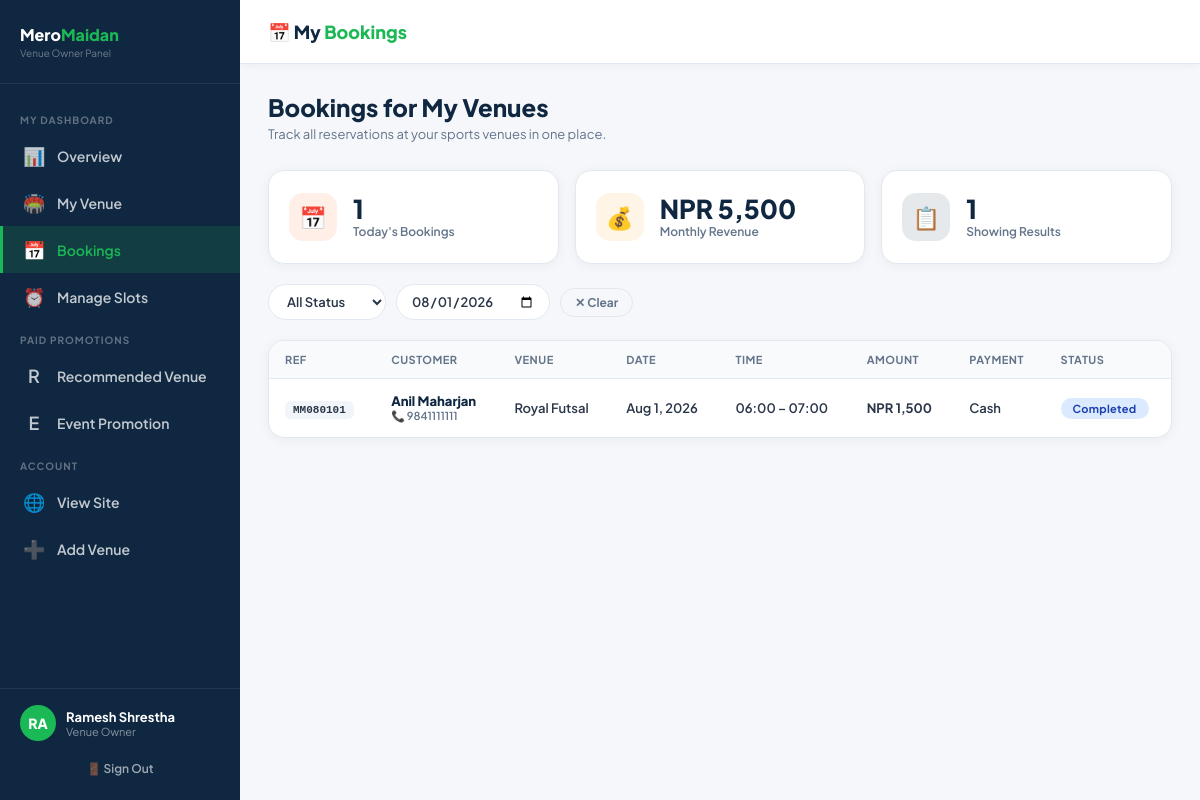
/owner/bookings.php?date=2026-08-01 (signed in), run on the app's committed database.
### tables this page shows
CREATE TABLE `bookings` (
  `id` int(11) NOT NULL AUTO_INCREMENT,
  `venue_id` int(11) NOT NULL,
  `player_id` int(11) DEFAULT NULL,
  `customer_name` varchar(200) NOT NULL,
  `customer_phone` varchar(20) NOT NULL,
  `customer_email` varchar(200) DEFAULT NULL,
  `booking_date` date NOT NULL,
  `start_time` time NOT NULL,
  `end_time` time NOT NULL,
  `base_price` decimal(10,2) DEFAULT NULL,
  `coupon_id` bigint(20) DEFAULT NULL,
  `coupon_code` varchar(50) DEFAULT NULL,
  `discount_amount` decimal(10,2) NOT NULL DEFAULT 0.00,
  `fees_amount` decimal(10,2) NOT NULL DEFAULT 0.00,
  `tax_amount` decimal(10,2) NOT NULL DEFAULT 0.00,
  `total_price` decimal(10,2) NOT NULL,
  `status` enum('pending','confirmed','cancelled','completed','checked_in','in_progress','no_show') DEFAULT 'confirmed',
  `payment_method` enum('cash','esewa','khalti','card') DEFAULT 'cash',
  `notes` text DEFAULT NULL,
  `booking_ref` varchar(20) DEFAULT NULL,
  `created_at` timestamp NOT NULL DEFAULT current_timestamp(),
  PRIMARY KEY (`id`),
  UNIQUE KEY `booking_ref` (`booking_ref`),
  KEY `venue_id` (`venue_id`),
  KEY `player_id` (`player_id`),
  CONSTRAINT `bookings_ibfk_1` FOREIGN KEY (`venue_id`) REFERENCES `venues` (`id`) ON DELETE CASCADE,
  CONSTRAINT `bookings_ibfk_2` FOREIGN KEY (`player_id`) REFERENCES `players` (`id`) ON DELETE SET NULL
);

CREATE TABLE `venues` (
  `id` int(11) NOT NULL AUTO_INCREMENT,
  `owner_id` int(11) DEFAULT NULL,
  `name` varchar(200) NOT NULL,
  `slug` varchar(200) NOT NULL,
  `sport_type` enum('Football','Futsal','Cricket','Cricsal','Multi-Sport') NOT NULL DEFAULT 'Futsal',
  `address` text NOT NULL,
  `city` varchar(100) NOT NULL DEFAULT 'Kathmandu',
  `district` varchar(100) NOT NULL DEFAULT 'Kathmandu',
  `lat` decimal(10,8) DEFAULT NULL,
  `lng` decimal(11,8) DEFAULT NULL,
  `description` text DEFAULT NULL,
  `amenities` longtext DEFAULT NULL CHECK (json_valid(`amenities`)),
  `images` longtext DEFAULT NULL CHECK (json_valid(`images`)),
  `cover_image` varchar(500) DEFAULT NULL,
  `open_time` time DEFAULT '06:00:00',
  `close_time` time DEFAULT '22:00:00',
  `price_per_hour` decimal(10,2) NOT NULL DEFAULT 1000.00,
  `capacity` varchar(50) DEFAULT '5-a-side',
  `status` enum('pending','active','suspended') DEFAULT 'pending',
  `created_at` timestamp NOT NULL DEFAULT current_timestamp(),
  PRIMARY KEY (`id`),
  UNIQUE KEY `slug` (`slug`),
  KEY `owner_id` (`owner_id`),
  CONSTRAINT `venues_ibfk_1` FOREIGN KEY (`owner_id`) REFERENCES `venue_owners` (`id`) ON DELETE SET NULL
);

### owner/bookings.php (the view, shortened to what this page needs)
<?php
$db = getDB();
$ownerId = $_SESSION['owner_id'];
$stmt = $db->prepare("SELECT * FROM venues WHERE owner_id=:oid ORDER BY created_at DESC");
$stmt->execute([':oid'=>$ownerId]);
$myVenues = $stmt->fetchAll();
$venueIds = array_column($myVenues,'id');
$bookings = [];
if(!empty($venueIds)){
    $inList = implode(',', array_map('intval',$venueIds));
    $dateFilter   = $_GET['date']   ?? '';
    $sql = "SELECT b.*, v.name as venue_name FROM bookings b JOIN venues v ON b.venue_id=v.id WHERE b.venue_id IN ($inList)";
    $params = [];
    if($dateFilter){ $sql .= " AND b.booking_date=:date"; $params[':date']=$dateFilter;}
    $sql .= " ORDER BY b.booking_date DESC, b.start_time ASC LIMIT 100";
    $stmt = $db->prepare($sql);
    $stmt->execute($params);
    $bookings = $stmt->fetchAll();
}
$ownerName = $_SESSION['owner_name'] ?? 'Owner';
$statusFilter = $_GET['status'] ?? 'all';
$dateFilter   = $_GET['date']   ?? '';
$todayCount  = 0;
$monthRev    = 0;
if(!empty($venueIds)){
    $inList = implode(',', array_map('intval',$venueIds));
    $todayCount = $db->query("SELECT COUNT(*) FROM bookings WHERE venue_id IN ($inList) AND booking_date=CURDATE()")->fetchColumn();
    $monthRev   = $db->query("SELECT COALESCE(SUM(total_price),0) FROM bookings WHERE venue_id IN ($inList) AND MONTH(booking_date)=MONTH(CURDATE()) AND status='confirmed'")->fetchColumn();
}
?>
<!DOCTYPE html>
<html lang="en">
<head>
  <link rel="stylesheet" href="../assets/css/admin.css">
</head>
<body>
<div class="admin-layout">
  <aside class="admin-sidebar">
    <div class="sidebar-logo"><div><div class="sidebar-logo-text">Mero<span>Maidan</span></div><div style="font-size:10px;color:rgba(255,255,255,.4);margin-top:2px;">Venue Owner Panel</div></div></div>
    <nav class="sidebar-nav">
      <div class="nav-section-label">My Dashboard</div>
      <a href="index.php" class="nav-link"><span class="icon">📊</span> Overview</a>
      <a href="venue.php" class="nav-link"><span class="icon">🏟️</span> My Venue</a>
      <a href="bookings.php" class="nav-link active"><span class="icon">📅</span> Bookings</a>
      <a href="slots.php" class="nav-link"><span class="icon">⏰</span> Manage Slots</a>
      <?php include __DIR__ . '/_promotion_nav.php'; ?>
      <div class="nav-section-label">Account</div>
      <a href="../index.php" class="nav-link" target="_blank"><span class="icon">🌐</span> View Site</a>
      <a href="../list-ground.php" class="nav-link"><span class="icon">➕</span> Add Venue</a>
    </nav>
    <div class="sidebar-footer">
      <div class="admin-user-row">
        <div class="admin-avatar"><?=strtoupper(substr($ownerName,0,2))?></div>
        <div class="admin-user-info"><div class="admin-user-name"><?=htmlspecialchars($ownerName)?></div><div class="admin-user-role">Venue Owner</div></div>
      </div>
      <a href="../auth/logout.php" class="btn-logout">🚪 Sign Out</a>
    </div>
  </aside>
  <main class="admin-main">
    <div class="admin-topbar">
      <div class="topbar-title">📅 My <span>Bookings</span></div>
    </div>
    <div class="admin-content">
      <div class="page-header">
        <h1>Bookings for My Venues</h1>
        <p>Track all reservations at your sports venues in one place.</p>
      </div>
      <div class="stats-row" style="grid-template-columns:repeat(3,1fr);margin-bottom:20px;">
        <div class="stat-card"><div class="stat-icon-wrap orange">📅</div><div><div class="stat-num"><?=$todayCount?></div><div class="stat-label">Today's Bookings</div></div></div>
        <div class="stat-card"><div class="stat-icon-wrap amber">💰</div><div><div class="stat-num">NPR <?=number_format($monthRev)?></div><div class="stat-label">Monthly Revenue</div></div></div>
        <div class="stat-card"><div class="stat-icon-wrap navy">📋</div><div><div class="stat-num"><?=count($bookings)?></div><div class="stat-label">Showing Results</div></div></div>
      </div>
      <form method="GET" class="filter-bar">
        <select name="status" class="filter-select" onchange="this.form.submit()">
          <option value="all" <?=$statusFilter==='all'?'selected':''?>>All Status</option>
        </select>
        <input type="date" name="date" class="filter-select" value="<?=htmlspecialchars($dateFilter)?>" onchange="this.form.submit()">
        <?php if($statusFilter!=='all'||$dateFilter): ?><a href="bookings.php" class="btn btn-ghost btn-sm">✕ Clear</a><?php endif;?>
      </form>
      <div class="data-card">
        <div style="overflow-x:auto;">
          <table class="data-table">
            <thead><tr><th>Ref</th><th>Customer</th><th>Venue</th><th>Date</th><th>Time</th><th>Amount</th><th>Payment</th><th>Status</th></tr></thead>
            <tbody>
            <?php foreach($bookings as $b): ?>
            <tr>
              <td><code style="font-size:11px;background:#f1f5f9;padding:3px 8px;border-radius:6px;font-weight:700;"><?=htmlspecialchars($b['booking_ref'])?></code></td>
              <td>
                <div style="font-weight:800;color:#0f2740;"><?=htmlspecialchars($b['customer_name'])?></div>
                <div style="font-size:11px;color:#64748b;">📞 <?=htmlspecialchars($b['customer_phone'])?></div>
              </td>
              <td><?=htmlspecialchars($b['venue_name'])?></td>
              <td><?=date('M j, Y',strtotime($b['booking_date']))?></td>
              <td><?=substr($b['start_time'],0,5)?> – <?=substr($b['end_time'],0,5)?></td>
              <td><strong>NPR <?=number_format($b['total_price'])?></strong></td>
              <td><?=ucfirst($b['payment_method'])?></td>
              <td><span class="badge <?=$b['status']?>"><?=ucfirst($b['status'])?></span></td>
            </tr>
            <?php endforeach;?>
            </tbody>
          </table>
        </div>
      </div>
    </div>
  </main>
</div>
</body>
</html>

### data on the page
bookings: booking_ref "MM080101", customer_name "Anil Maharjan", customer_phone "9841111111", venue.name "Royal Futsal", booking_date "Aug 1, 2026", start_time "06:00", end_time "07:00", total_price "1,500", payment_method "Cash", status "Completed"

### other printed values
substr($ownerName,0,2) "RA"
$ownerName "Ramesh Shrestha"
$todayCount "1"
$monthRev "5,500"
count($bookings) "1"
